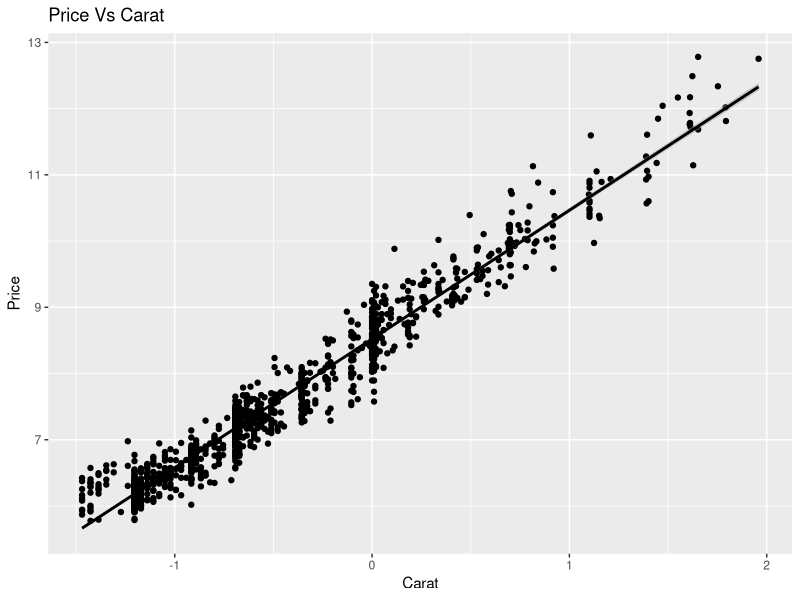
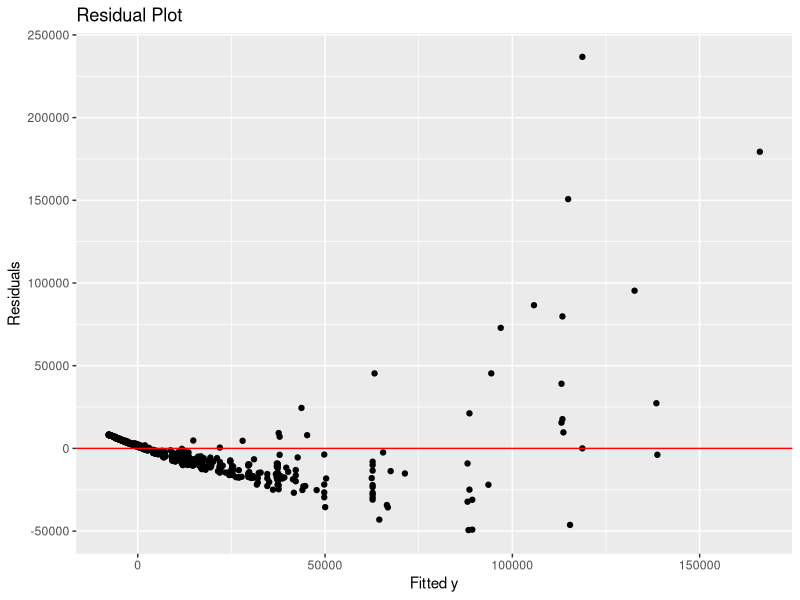
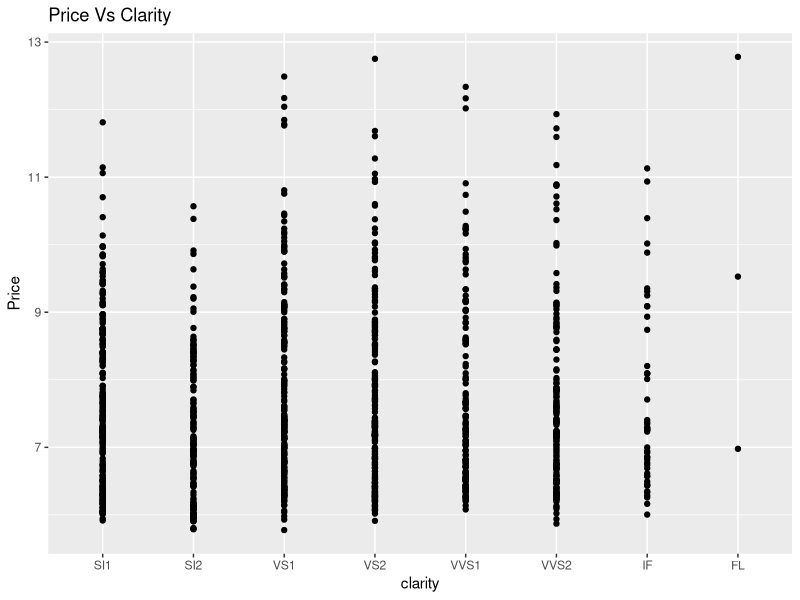
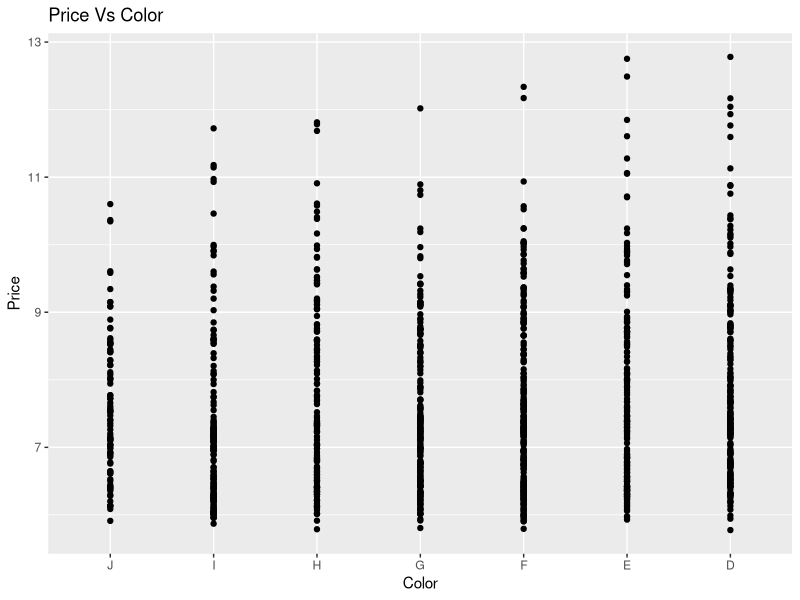
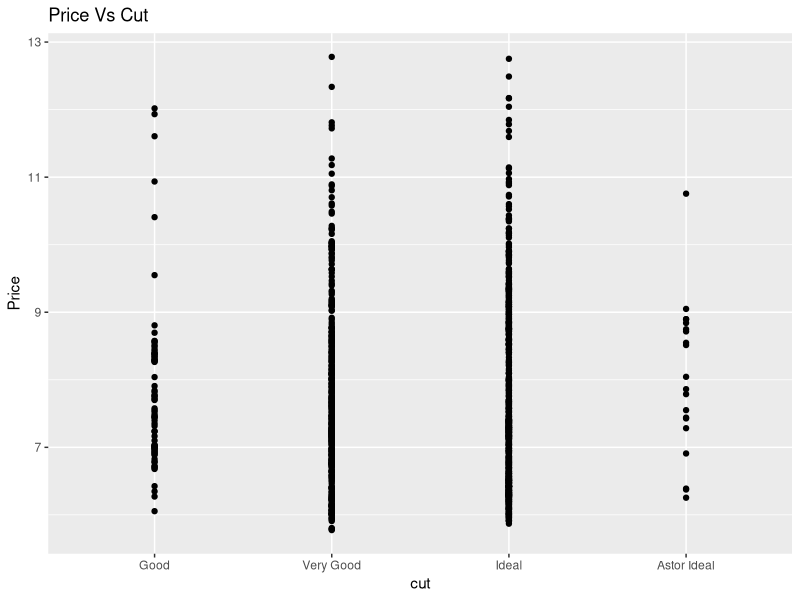
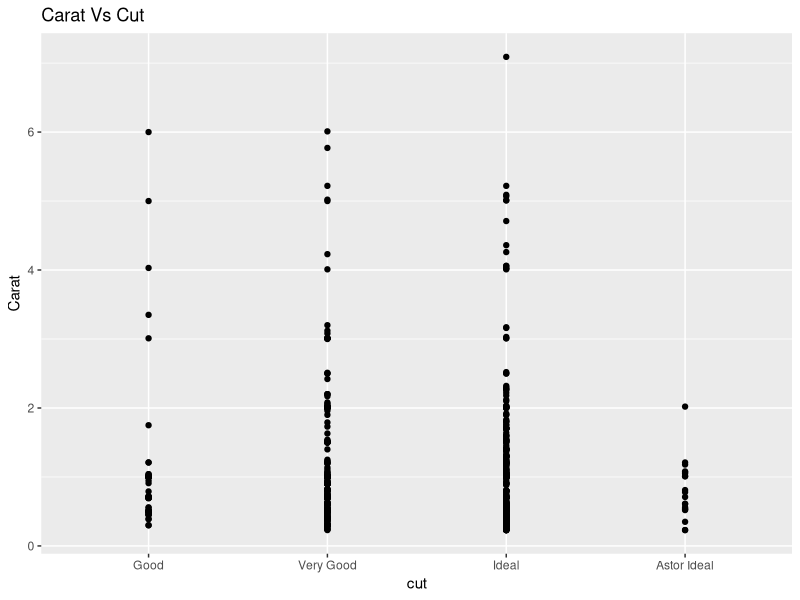
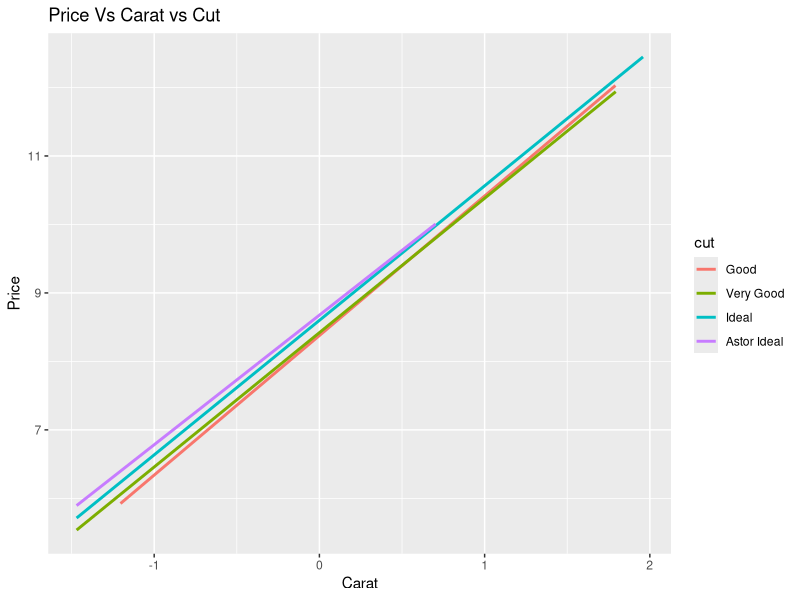
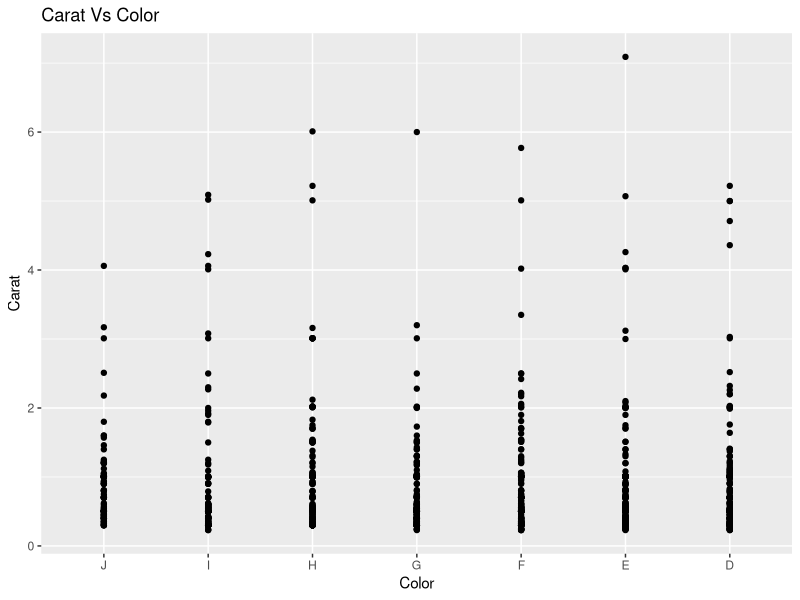

These charts were generated, in order, by the following R code:
## ---- chunk 1
library(tidyverse)
library(ggplot2)
library(MASS)
library(dplyr)
library(readxl)
Data <- read.csv("diamonds4.csv", header= T)
Data$clarity <- factor(Data$clarity, levels = c("SI1", "SI2", "VS1", "VS2", "VVS1", "VVS2", "IF", "FL"))
Data$color <- factor(Data$color, levels = c("J", "I", "H", "G", "F", "E", "D"))
Data$cut <- factor(Data$cut, levels = c("Good", "Very Good", "Ideal", "Astor Ideal"))
## ---- chunk 2
ggplot(Data, aes(x=log(carat), y=log(price)))+
  geom_point()+
  labs(x= "Carat",
       y= "Price",
       title = "Price Vs Carat")+
  geom_smooth(method="lm", col="black")
result <- lm(price~carat, Data)
Data$yhat<-result$fitted.values
Data$res<-result$residuals
ggplot(Data, aes(x=yhat,y=res))+
  geom_point()+
  geom_hline(yintercept=0, color="red")+
  labs(x="Fitted y", y="Residuals", title="Residual Plot")
## ---- chunk 3
ggplot(Data, aes(x= clarity, y=log(price)))+
  geom_point()+
  labs(x= "clarity",
       y= "Price",
       title = "Price Vs Clarity")
## ---- chunk 4
ggplot(Data, aes(x= color, y=log(price)))+
  geom_point()+
  labs(x= "Color",
       y= "Price",
       title = "Price Vs Color")
## ---- chunk 5
ggplot(Data, aes(x= cut, y=log(price)))+
  geom_point()+
  labs(x= "cut",
       y= "Price",
       title = "Price Vs Cut")
## ---- chunk 6
ggplot(Data, aes(x= cut, y=carat))+
  geom_point()+
  labs(x= "cut",
       y= "Carat",
       title = "Carat Vs Cut")
ggplot(Data, aes(x=log(carat), y=log(price), color = cut))+
  geom_smooth(method = lm, se=F)+
  labs(x= "Carat",
       y= "Price",
       title = "Price Vs Carat vs Cut")
#Carat vs Cut is really low when you get to Astor Ideal. Even though that Astor Ideal is what Astor specifically crafted to be the most ideal to let the light through, it seems to have a lower Carat amount. However, even though the average and median weight for the Astor diamonds are lower than the other variables, when you add price back in as a variable, you tend to see higher prices, except at the complete top. I think that this is because when making the 'most ideal cut to allow light reflection' that Astor diamonds probably had more of the original diamond cut off it. What is also interesting is that when you get to high Price and Carats and Cuts, that the Astor Ideal doesn't trend higher than the Ideal Cuts and Good cuts go above the Very Good cuts.
## ---- chunk 7
ggplot(Data, aes(x= color, y=carat))+
  geom_point()+
  labs(x= "Color",
       y= "Carat",
       title = "Carat Vs Color")
## ---- chunk 8
ggplot(Data, aes(x= clarity, y=carat))+
  geom_point()+
  labs(x= "Clarity",
       y= "Carat",
       title = "Carat Vs Clarity")
ggplot(Data, aes(x=log(carat), y=log(price), color = clarity))+
  geom_smooth(method = lm, se=F)+
  labs(x= "Carat",
       y= "Price",
       title = "Price Vs Carat vs Clarity")
#What is surprising about this is that The general price trend tends to be higher in FL, however the Carats look to be on the lower side. The higher you go in the categorical variables with Clarity, the overall Carats tend to go down. However, when price is added back as a variable, there is still an upward trend with pricing. This could be because when there is a lower clarity the weight itself is increased as to raise the price to be more of a desirable rock.
## ---- chunk 9
Data$cut <- factor(Data$cut, levels = c("Good", "Very Good", "Ideal", "Astor Ideal"))
ggplot(Data, aes(x=log(carat), y=log(price)))+
  geom_smooth(method = lm, se=F)+
  labs(x= "Carat",
       y= "Price",
       title = "Price Vs Carat")
ggplot(Data, aes(x=log(carat), y=log(price), color = cut))+
  geom_smooth(method = lm, se=F)+
  labs(x= "Carat",
       y= "Price",
       title = "Price Vs Carat vs Cut")

ggplot(Data, aes(x=log(carat), y=log(price), color = clarity))+
  geom_point(method = lm, se=F)+
  labs(x= "Carat",
       y= "Price",
       title = "Price Vs Carat vs Clarity")+
  geom_smooth(method="lm", se=F)
ggplot(Data, aes(x=log(carat), y=log(price), color = color))+
  geom_point()+
  labs(x= "Carat",
       y= "Price",
       title = "Price Vs Carat vs Color")+
  geom_smooth(method="lm", se=F)
ggplot(Data, aes(x=log(carat), y=log(price), color = clarity, shape = cut))+
  geom_point()+
  labs(x= "Carat",
       y= "Price",
       title = "Price Vs Carat vs Cut vs Clarity")
ggplot(Data, aes(x=log(carat), y=log(price), color = color, shape = cut))+
  geom_point()+
  labs(x= "Carat",
       y= "Price",
       title = "Price Vs Carat vs Cut vs Color")
#ggplot(Data, aes(x=log(carat), y=log(price), shape = color, color = clarity))+
  #geom_point()+
  #labs(x= "Carat",
  #     y= "Price",
  #     title = "Price Vs Carat vs Cut vs Clarity")
# bad because I can't show all the data points

ggplot(Data, aes(x=log(carat), y=log(price), shape = cut, color = color))+
  geom_point()+
  facet_wrap(vars(clarity))+
  labs(x= "Carat",
       y= "Price",
       title = "Price Vs Carat vs Cut vs Color vs Clarity")


## ---- chunk 10

ggplot(Data, aes(x=log(carat),  y=log(price), color = cut))+
  geom_smooth(method = lm, se=F)+
  labs(x= "Carat",
       y= "Price",
       title = "LogPrice Vs LogCarat vs Cut")
ggplot(Data, aes(x=log(carat), y=log(price), color = color, fill = cut))+
  geom_smooth(method = lm, se=F)+
  labs(x= "Carat",
       y= "Price",
       title = "Price Vs Carat vs Cut vs Color")
## ---- chunk 11

ggplot(Data)+
  aes(x=clarity)+
  geom_bar(fill="blue",color="orange")+    
  labs(title = "Distributions of Clarity") +
    theme(
        plot.title = element_text(hjust = 0.5),
        axis.text.x = element_text(angle = 0)
    )

## ---- chunk 12

ggplot(Data)+
  aes(x=cut)+
  geom_bar(fill="blue",color="orange")+
  labs(title = "Distributions of Cut") +
  theme(
      plot.title = element_text(hjust = 0.5),
      axis.text.x = element_text(angle = 0)
    )
## ---- chunk 13

ggplot(Data)+
  aes(x=color)+
  geom_bar(fill="blue",color="orange")+
  labs(title = "Distributions of Color") +
  theme(
      plot.title = element_text(hjust = 0.5),
      axis.text.x = element_text(angle = 0)
    )
## ---- chunk 14
Data <- Data %>% 
  mutate(logprice = log(price))
hist(Data$logprice, 
     col="blue",
     prob = TRUE,
     xlab = "LogPrice",
     main = "Histogram and Density plot of LogPrice")
lines(density(Data$logprice),
      lwd = 2,
      col = "orange")
